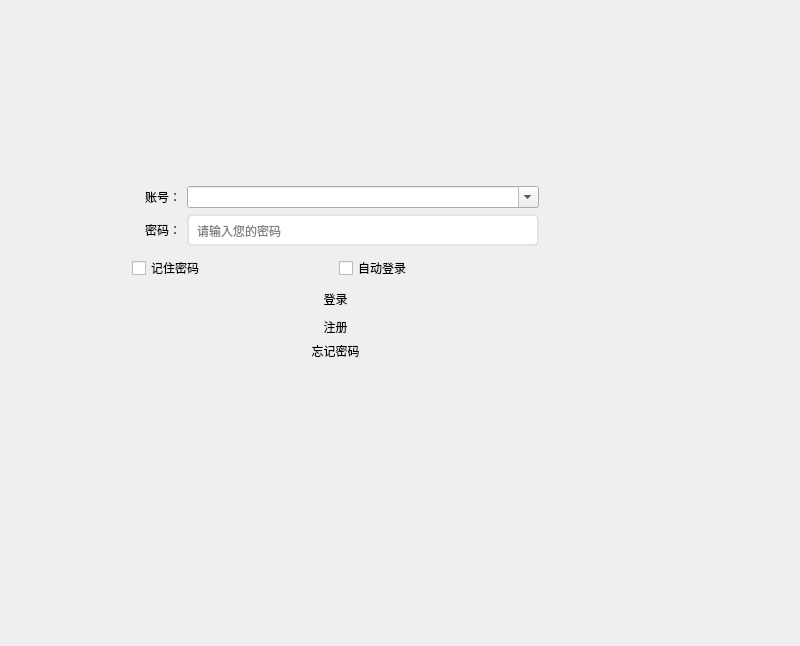
<?xml version="1.0" encoding="UTF-8"?>
<ui version="4.0">
 <class>Widget</class>
 <widget class="QWidget" name="Widget">
  <property name="geometry">
   <rect>
    <x>0</x>
    <y>0</y>
    <width>800</width>
    <height>646</height>
   </rect>
  </property>
  <property name="windowTitle">
   <string>Widget</string>
  </property>
  <property name="styleSheet">
   <string notr="true"/>
  </property>
  <widget class="QWidget" name="verticalLayoutWidget">
   <property name="geometry">
    <rect>
     <x>50</x>
     <y>110</y>
     <width>671</width>
     <height>361</height>
    </rect>
   </property>
   <layout class="QVBoxLayout" name="verticalLayout">
    <item>
     <widget class="QStackedWidget" name="stackedWidget">
      <property name="styleSheet">
       <string notr="true">QLineEdit{border-style:none;padding:6px;border-radius:5px;border:2px solid #DCE4EC;}
QLineEdit:focus{border:2px solid #1ABC9C;}

</string>
      </property>
      <property name="currentIndex">
       <number>0</number>
      </property>
      <widget class="QWidget" name="page">
       <property name="styleSheet">
        <string notr="true">#page{border-image: url(:/Art/bkglu.png);}</string>
       </property>
       <widget class="QWidget" name="verticalLayoutWidget_2">
        <property name="geometry">
         <rect>
          <x>60</x>
          <y>50</y>
          <width>429</width>
          <height>205</height>
         </rect>
        </property>
        <layout class="QVBoxLayout" name="verticalLayout_2">
         <item>
          <layout class="QGridLayout" name="gridLayout">
           <item row="0" column="1">
            <widget class="QLabel" name="label_2">
             <property name="text">
              <string>账号：</string>
             </property>
            </widget>
           </item>
           <item row="1" column="1">
            <widget class="QLabel" name="label_3">
             <property name="text">
              <string>密码：</string>
             </property>
            </widget>
           </item>
           <item row="1" column="2">
            <widget class="QLineEdit" name="Password_lineedit">
             <property name="styleSheet">
              <string notr="true">QLineEdit{border-style:none;padding:6px;border-radius:5px;border:2px solid #DCE4EC;}
QLineEdit:focus{border:2px solid #1ABC9C;}</string>
             </property>
             <property name="echoMode">
              <enum>QLineEdit::Password</enum>
             </property>
             <property name="placeholderText">
              <string>请输入您的密码</string>
             </property>
            </widget>
           </item>
           <item row="0" column="0" rowspan="2">
            <widget class="QLabel" name="photo">
             <property name="styleSheet">
              <string notr="true">border-image: url(:/sucai/HeadPicture.ico);</string>
             </property>
             <property name="text">
              <string/>
             </property>
            </widget>
           </item>
           <item row="0" column="2">
            <widget class="QComboBox" name="Account_lineedit">
             <property name="styleSheet">
              <string notr="true"/>
             </property>
             <property name="editable">
              <bool>true</bool>
             </property>
            </widget>
           </item>
          </layout>
         </item>
         <item>
          <layout class="QHBoxLayout" name="horizontalLayout">
           <item>
            <widget class="QCheckBox" name="remmberPassword">
             <property name="styleSheet">
              <string notr="true"/>
             </property>
             <property name="text">
              <string>记住密码</string>
             </property>
            </widget>
           </item>
           <item>
            <widget class="QCheckBox" name="autoLogin">
             <property name="text">
              <string>自动登录</string>
             </property>
            </widget>
           </item>
          </layout>
         </item>
         <item>
          <layout class="QVBoxLayout" name="verticalLayout_3">
           <item>
            <widget class="QPushButton" name="Login">
             <property name="styleSheet">
              <string notr="true">border:none;</string>
             </property>
             <property name="text">
              <string>登录</string>
             </property>
            </widget>
           </item>
          </layout>
         </item>
         <item>
          <layout class="QVBoxLayout" name="verticalLayout_4">
           <item>
            <widget class="QPushButton" name="register1">
             <property name="styleSheet">
              <string notr="true">border:none;</string>
             </property>
             <property name="text">
              <string>注册</string>
             </property>
            </widget>
           </item>
           <item>
            <widget class="QPushButton" name="forgetPWBt">
             <property name="styleSheet">
              <string notr="true">border:none;</string>
             </property>
             <property name="text">
              <string>忘记密码</string>
             </property>
            </widget>
           </item>
          </layout>
         </item>
        </layout>
       </widget>
      </widget>
      <widget class="QWidget" name="page_4">
       <widget class="QWidget" name="gridLayoutWidget">
        <property name="geometry">
         <rect>
          <x>30</x>
          <y>30</y>
          <width>601</width>
          <height>340</height>
         </rect>
        </property>
        <layout class="QGridLayout" name="gridLayout_3">
         <item row="8" column="0" colspan="3">
          <layout class="QHBoxLayout" name="horizontalLayout_3">
           <item>
            <widget class="QPushButton" name="Ok_RegisterLogInBt">
             <property name="styleSheet">
              <string notr="true">QPushButton{border-style:none;padding:10px;border-radius:5px;color:#1ABC9C;background:#E6F8F5;}
QPushButton:hover{color:#2EE1C1;background:#FFFFFF;}
QPushButton:pressed{color:#16A086;background:#A7EEE6;}</string>
             </property>
             <property name="text">
              <string>确定</string>
             </property>
            </widget>
           </item>
           <item>
            <widget class="QPushButton" name="backBtPage4">
             <property name="styleSheet">
              <string notr="true">QPushButton{border-style:none;padding:10px;border-radius:5px;color:#1ABC9C;background:#E6F8F5;}
QPushButton:hover{color:#2EE1C1;background:#FFFFFF;}
QPushButton:pressed{color:#16A086;background:#A7EEE6;}</string>
             </property>
             <property name="text">
              <string>返回</string>
             </property>
            </widget>
           </item>
          </layout>
         </item>
         <item row="3" column="0">
          <widget class="QLabel" name="label_9">
           <property name="text">
            <string>密码:</string>
           </property>
           <property name="scaledContents">
            <bool>false</bool>
           </property>
           <property name="alignment">
            <set>Qt::AlignLeading|Qt::AlignLeft|Qt::AlignVCenter</set>
           </property>
          </widget>
         </item>
         <item row="4" column="0">
          <widget class="QLabel" name="label_10">
           <property name="text">
            <string>确认密码:</string>
           </property>
           <property name="alignment">
            <set>Qt::AlignLeading|Qt::AlignLeft|Qt::AlignVCenter</set>
           </property>
          </widget>
         </item>
         <item row="5" column="0">
          <widget class="QLabel" name="label_11">
           <property name="text">
            <string>手机号:</string>
           </property>
           <property name="alignment">
            <set>Qt::AlignLeading|Qt::AlignLeft|Qt::AlignVCenter</set>
           </property>
          </widget>
         </item>
         <item row="1" column="0">
          <widget class="QLabel" name="label_8">
           <property name="text">
            <string>账号:</string>
           </property>
           <property name="alignment">
            <set>Qt::AlignLeading|Qt::AlignLeft|Qt::AlignVCenter</set>
           </property>
          </widget>
         </item>
         <item row="5" column="1" colspan="2">
          <widget class="QLineEdit" name="PhoneNumber_RegisterLogIn">
           <property name="placeholderText">
            <string>请输入您的手机号码</string>
           </property>
          </widget>
         </item>
         <item row="4" column="1" colspan="2">
          <widget class="QLineEdit" name="PasswordAgain_RegisterLogIn">
           <property name="echoMode">
            <enum>QLineEdit::Password</enum>
           </property>
           <property name="placeholderText">
            <string>请保证输入密码一致</string>
           </property>
          </widget>
         </item>
         <item row="6" column="2">
          <widget class="QPushButton" name="SendAuthCodeBt__RegisterLogIn">
           <property name="styleSheet">
            <string notr="true">QPushButton{border-style:none;padding:10px;border-radius:5px;color:#1ABC9C;background:#E6F8F5;}
QPushButton:hover{color:#2EE1C1;background:#FFFFFF;}
QPushButton:pressed{color:#16A086;background:#A7EEE6;}</string>
           </property>
           <property name="text">
            <string>发送验证码</string>
           </property>
          </widget>
         </item>
         <item row="1" column="1">
          <widget class="QLineEdit" name="Account_RegisterLogIn">
           <property name="placeholderText">
            <string>请输入您的账号</string>
           </property>
          </widget>
         </item>
         <item row="1" column="2">
          <widget class="QPushButton" name="Check_RegisterLogInBt">
           <property name="styleSheet">
            <string notr="true">QPushButton{border-style:none;padding:10px;border-radius:5px;color:#1ABC9C;background:#E6F8F5;}
QPushButton:hover{color:#2EE1C1;background:#FFFFFF;}
QPushButton:pressed{color:#16A086;background:#A7EEE6;}</string>
           </property>
           <property name="text">
            <string>检测是否存在</string>
           </property>
          </widget>
         </item>
         <item row="3" column="1" colspan="2">
          <widget class="QLineEdit" name="Passward_RegisterLogIn">
           <property name="echoMode">
            <enum>QLineEdit::Password</enum>
           </property>
           <property name="placeholderText">
            <string>请输入您的密码</string>
           </property>
          </widget>
         </item>
         <item row="6" column="1">
          <widget class="QLineEdit" name="AuthCode_RegisterLogIn">
           <property name="placeholderText">
            <string>请输入验证码</string>
           </property>
          </widget>
         </item>
         <item row="6" column="0">
          <widget class="QLabel" name="label_13">
           <property name="frameShape">
            <enum>QFrame::NoFrame</enum>
           </property>
           <property name="frameShadow">
            <enum>QFrame::Plain</enum>
           </property>
           <property name="lineWidth">
            <number>1</number>
           </property>
           <property name="text">
            <string>验证码:</string>
           </property>
           <property name="textFormat">
            <enum>Qt::AutoText</enum>
           </property>
           <property name="alignment">
            <set>Qt::AlignLeading|Qt::AlignLeft|Qt::AlignVCenter</set>
           </property>
           <property name="margin">
            <number>0</number>
           </property>
           <property name="indent">
            <number>-1</number>
           </property>
          </widget>
         </item>
         <item row="0" column="0" colspan="3">
          <widget class="QLabel" name="label_14">
           <property name="text">
            <string>&lt;html&gt;&lt;head/&gt;&lt;body&gt;&lt;p&gt;&lt;span style=&quot; font-size:36pt; color:#55ffff;&quot;&gt;注册&lt;/span&gt;&lt;/p&gt;&lt;/body&gt;&lt;/html&gt;</string>
           </property>
           <property name="alignment">
            <set>Qt::AlignCenter</set>
           </property>
          </widget>
         </item>
        </layout>
       </widget>
      </widget>
      <widget class="QWidget" name="page_2">
       <widget class="QWidget" name="gridLayoutWidget_2">
        <property name="geometry">
         <rect>
          <x>100</x>
          <y>50</y>
          <width>431</width>
          <height>287</height>
         </rect>
        </property>
        <layout class="QGridLayout" name="gridLayout_2">
         <item row="3" column="0">
          <widget class="QLabel" name="label_5">
           <property name="text">
            <string>确认密码：</string>
           </property>
          </widget>
         </item>
         <item row="1" column="0">
          <widget class="QLabel" name="label">
           <property name="text">
            <string>账号：</string>
           </property>
          </widget>
         </item>
         <item row="6" column="0">
          <widget class="QLabel" name="label_7">
           <property name="text">
            <string>验证码：</string>
           </property>
          </widget>
         </item>
         <item row="2" column="0">
          <widget class="QLabel" name="label_4">
           <property name="text">
            <string>密码：</string>
           </property>
          </widget>
         </item>
         <item row="4" column="0">
          <widget class="QLabel" name="label_6">
           <property name="text">
            <string>手机号：</string>
           </property>
          </widget>
         </item>
         <item row="8" column="0" colspan="3">
          <layout class="QHBoxLayout" name="horizontalLayout_2">
           <item>
            <widget class="QPushButton" name="Ok_ForgetPassword">
             <property name="styleSheet">
              <string notr="true">QPushButton{border-style:none;padding:10px;border-radius:5px;color:#1ABC9C;background:#E6F8F5;}
QPushButton:hover{color:#2EE1C1;background:#FFFFFF;}
QPushButton:pressed{color:#16A086;background:#A7EEE6;}</string>
             </property>
             <property name="text">
              <string>确定</string>
             </property>
            </widget>
           </item>
           <item>
            <widget class="QPushButton" name="backBtPage2">
             <property name="styleSheet">
              <string notr="true">QPushButton{border-style:none;padding:10px;border-radius:5px;color:#1ABC9C;background:#E6F8F5;}
QPushButton:hover{color:#2EE1C1;background:#FFFFFF;}
QPushButton:pressed{color:#16A086;background:#A7EEE6;}</string>
             </property>
             <property name="text">
              <string>返回</string>
             </property>
            </widget>
           </item>
          </layout>
         </item>
         <item row="6" column="1">
          <widget class="QLineEdit" name="lineEdit_5">
           <property name="placeholderText">
            <string>请输入验证码</string>
           </property>
          </widget>
         </item>
         <item row="2" column="1" colspan="2">
          <widget class="QLineEdit" name="Password_ForgetPassword">
           <property name="echoMode">
            <enum>QLineEdit::Password</enum>
           </property>
           <property name="placeholderText">
            <string>请输入您要重置的密码</string>
           </property>
          </widget>
         </item>
         <item row="3" column="1" colspan="2">
          <widget class="QLineEdit" name="PasswordAgain_ForgetPassword">
           <property name="echoMode">
            <enum>QLineEdit::Password</enum>
           </property>
           <property name="placeholderText">
            <string>请保证输入密码一致</string>
           </property>
          </widget>
         </item>
         <item row="6" column="2">
          <widget class="QPushButton" name="pushButton">
           <property name="styleSheet">
            <string notr="true">QPushButton{border-style:none;padding:10px;border-radius:5px;color:#1ABC9C;background:#E6F8F5;}
QPushButton:hover{color:#2EE1C1;background:#FFFFFF;}
QPushButton:pressed{color:#16A086;background:#A7EEE6;}</string>
           </property>
           <property name="text">
            <string>获取验证码</string>
           </property>
          </widget>
         </item>
         <item row="1" column="1" colspan="2">
          <widget class="QLineEdit" name="Account_ForgetPassword">
           <property name="placeholderText">
            <string>请输入您的账号</string>
           </property>
          </widget>
         </item>
         <item row="4" column="1" colspan="2">
          <widget class="QLineEdit" name="PhoneNumber_ForgetPassword">
           <property name="placeholderText">
            <string>请输入您的手机号码</string>
           </property>
          </widget>
         </item>
         <item row="0" column="0" colspan="3">
          <widget class="QLabel" name="label_12">
           <property name="text">
            <string>&lt;html&gt;&lt;head/&gt;&lt;body&gt;&lt;p align=&quot;center&quot;&gt;&lt;span style=&quot; font-size:36pt; color:#55ffff;&quot;&gt;忘记密码&lt;/span&gt;&lt;/p&gt;&lt;/body&gt;&lt;/html&gt;</string>
           </property>
           <property name="alignment">
            <set>Qt::AlignCenter</set>
           </property>
          </widget>
         </item>
        </layout>
       </widget>
      </widget>
     </widget>
    </item>
   </layout>
  </widget>
 </widget>
 <layoutdefault spacing="6" margin="11"/>
 <resources/>
 <connections/>
</ui>
